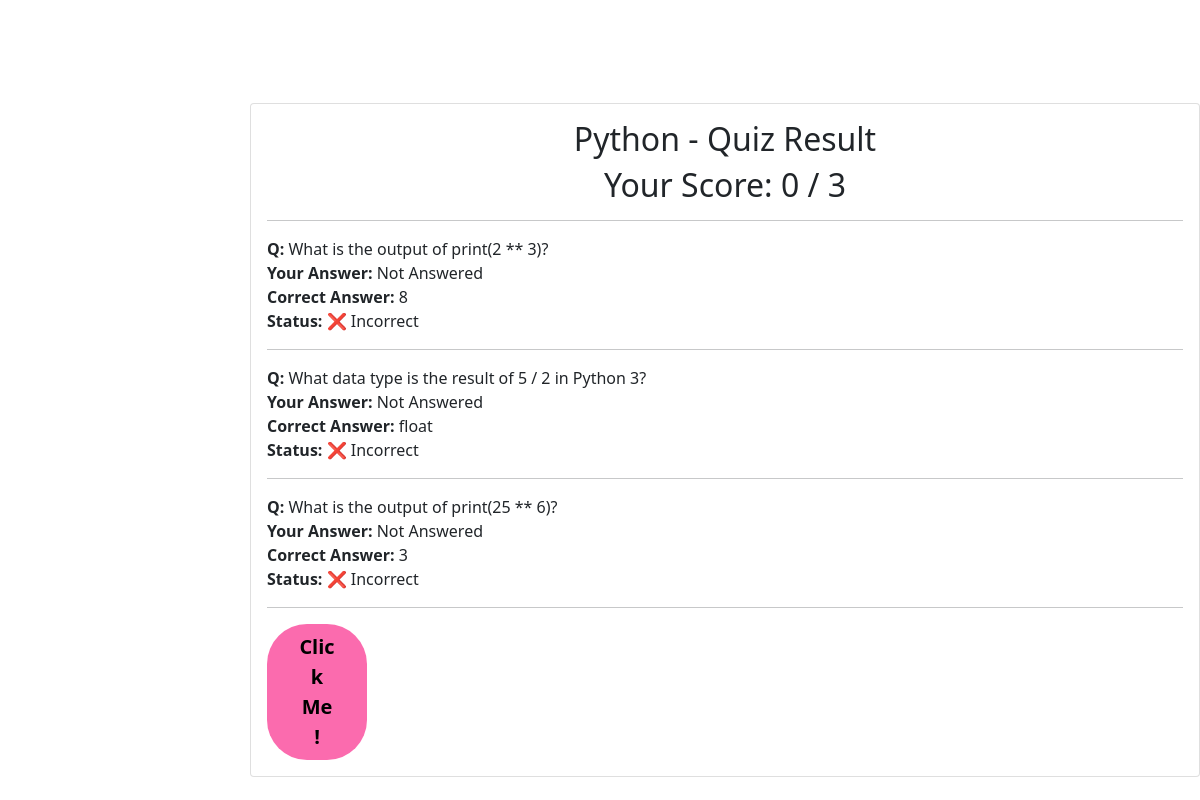
/section/8/result/, run on the app's committed database.
### qizzapp/models.py (models this page shows, shortened)
class Statusbar(models.Model):
    Name=models.CharField(max_length=50)
    Des=models.CharField(max_length=50)
    Img=models.ImageField(upload_to='static/')

class Quizz(models.Model):
    Question=models.ForeignKey(Statusbar,on_delete=models.CASCADE,related_name='question')
    text=models.CharField(max_length=500)

class Option(models.Model):
    quiz=models.ForeignKey(Quizz,on_delete=models.CASCADE,related_name='options')
    option_text=models.CharField(max_length=500) # we have create 4 options --> go to admin.py(code-line no: 4-9)
    is_correct=models.BooleanField(default=False)

### qizzapp/views.py (the view)
# urls.py: path('section/<int:section_id>/result/', views.quiz_result, name='quiz_result'),
def quiz_result(request, section_id):
    section = get_object_or_404(Statusbar, id=section_id)
    quizzes = section.question.all().order_by('id')
    answers = request.session.get('answers', {})
    score = 0
    results = []
    for quiz in quizzes:
        selected_id = answers.get(str(quiz.id))
        selected_option = Option.objects.filter(id=selected_id).first()
        correct_option = quiz.options.filter(is_correct=True).first()
        is_correct = selected_option and selected_option.is_correct
        if is_correct:
            score += 1
        results.append({
            'quiz': quiz.text,
            'your_answer': selected_option.option_text if selected_option else "Not Answered",
            'correct': correct_option.option_text if correct_option else "Not Available",
            'is_correct': is_correct,
        })
    total_questions = quizzes.count()
    percentage = round((score / total_questions) * 100, 2) if total_questions else 0
    email = request.session.get('email')
    if email:
        user = Userlogin.objects.filter(email=email,section=section).first()
        if user:
            user.quiz_mark = percentage
            user.save()
        else:
            Userlogin.objects.create(email=email, quiz_mark=percentage,section=section)
    else:
        print("⚠️ Email not found in session. Result not saved.")
    request.session.pop('answers', None)
    return render(request, 'quiz_result.html', {
        'section': section,
        'score': score,
        'total': quizzes.count(),
        'results': results
    })

### templates/quiz_result.html (shortened to what this page needs)
<!DOCTYPE html>
<html lang="en">
<head>
    <link href="https://cdn.jsdelivr.net/npm/bootstrap@5.0.2/dist/css/bootstrap.min.css" rel="stylesheet">
    <link rel="stylesheet" href="style.css">
  {% load static %}
</head>
<body>
    <div class="card" style="width: 1000px; margin-top: 80px; margin-left: 250px;">
        <div class="card-body"><h2 style="text-align: center;">{{ section.Name }} - Quiz Result</h2>
        <h2 style="text-align: center;"><p>Your Score: {{ score }} / {{ total }}</p></h2>
<hr>
{% for r in results %}
  <p>
    <strong>Q:</strong> {{ r.quiz }}<br>
    <strong>Your Answer:</strong> {{ r.your_answer }}<br>
    <strong>Correct Answer:</strong> {{ r.correct }}<br>
    <strong>Status:</strong>
    {% if r.is_correct %}
      ✅ Correct
    {% else %}
      ❌ Incorrect
    {% endif %}
  </p>
  <hr>
{% endfor %}
<button class="fire-btn" style="background-color: rgb(251, 107, 174); border: none; border-radius: 40px; width: 100px;">Click Me!</button>
</div>
    </div>
</body>
</html>

### templates/style.css (style rules this page uses)
body { margin: 0; height: 100vh; display: flex; align-items: center; justify-content: center; }
.fire-btn { background: #90ee90; color: #000; font-weight: bold; font-size: 20px; padding: 8px 32px; border: none; cursor: pointer; }

### data on the page
Statusbar: Name "Python"
Quizz: quiz "What is the output of print(2 ** 3)?"
Quizz: quiz "What data type is the result of 5 / 2 in Python 3?"
Option: correct "float"
Quizz: quiz "What is the output of print(25 ** 6)?"

### other printed values
{{ score }} "0"
{{ total }} "3"
{{ r.your_answer }} "Not Answered" "Not Answered" "Not Answered"
{{ r.correct }} "8" "3"
